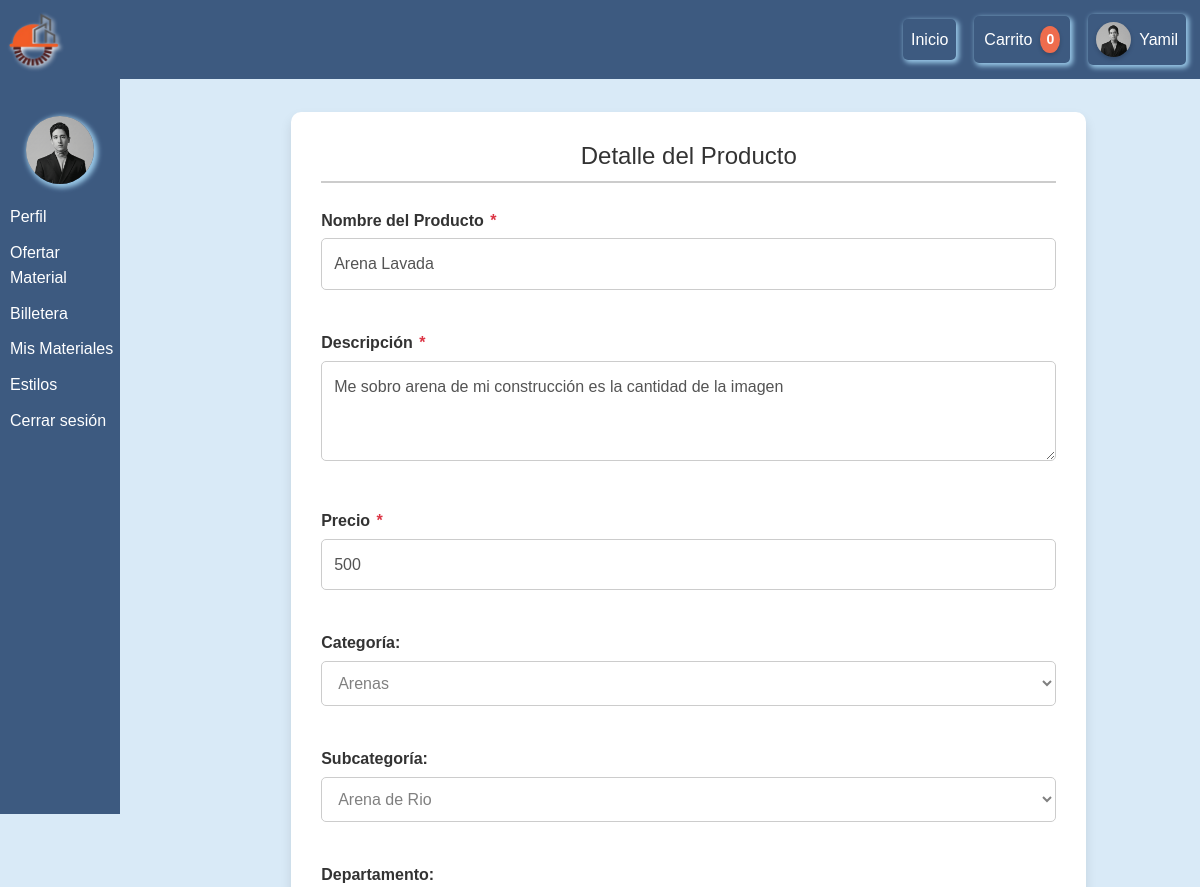
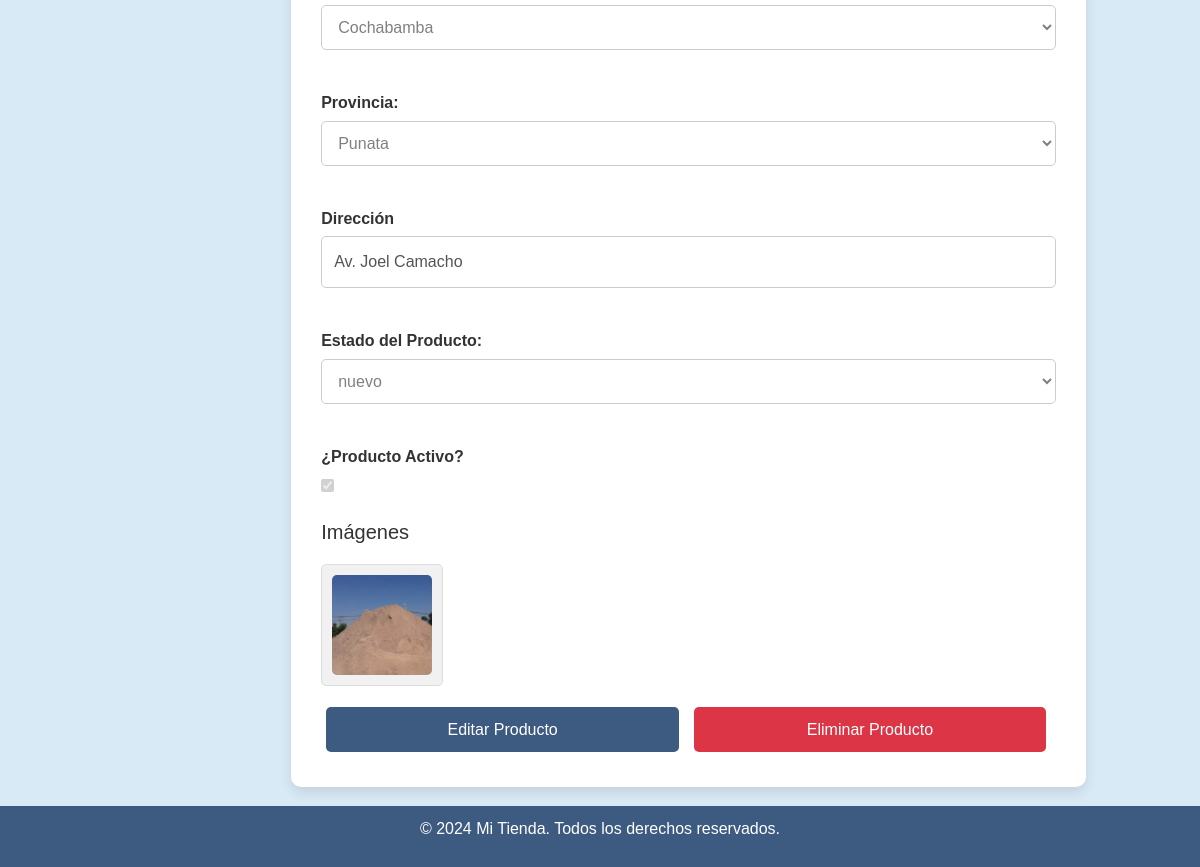
The app's page /producto/43/ (signed in) with its own data (2 pictures, top to bottom).
### sitioWeb/models.py (models this page shows, shortened)
class Usuario(models.Model):
    idUsuario = models.AutoField(primary_key=True,null= False ,blank=False)  # Identificador único del usuario
    nombre = models.CharField(max_length=100,null= False ,blank=False)  # Nombre del usuario
    contraseña = models.CharField(max_length=100,null= False ,blank=False,default='00000000')  # Contraseña del usuario
    correo = models.EmailField(unique=True,null= False ,blank=False,)  # Correo único
    celular = models.CharField(max_length=15, null=True, blank=True)  # Campo nuevo para celular
    foto = models.ImageField(upload_to='fotos/', blank=True, null=True)  # Foto de perfil
    fecha_creacion = models.DateTimeField(auto_now_add=True)  # Fecha y hora de creación
    estadoUsuario = models.BooleanField(default=True)  # Estado del usuario (habilitado o no)
    billetera = models.DecimalField(max_digits=10, decimal_places=2, default=0)  # Saldo de la billetera, por defecto 0
    class Meta:
        db_table = "Usuarios"
        verbose_name = "Usuario"
        verbose_name_plural = "Usuarios"

class Producto(models.Model):
    nombre = models.CharField(max_length=100 ,null= False ,blank=False)  # Nombre del producto
    descripcion = models.TextField(blank=True, null=True)  # Descripción del producto
    precio = models.DecimalField(max_digits=10, decimal_places=2,null= True ,blank=True)  # Precio del producto
    usuario = models.ForeignKey(Usuario, on_delete=models.CASCADE,null= True ,blank=True)  # Relación con el usuario
    subcategoria = models.ForeignKey(subCategoria, on_delete=models.CASCADE,null= True ,blank=True)  # Relación con la categoría
    provincia = models.ForeignKey(Provincia, on_delete=models.CASCADE, null=True, blank=True)  # Relación con la provincia
    estado = models.ForeignKey(EstadoDelProducto, on_delete=models.CASCADE, null=True, blank=True)  # Relación con el estado del producto
    fecha_creacion = models.DateTimeField(auto_now_add=True)  # Fecha y hora de creación del producto
    estado_producto = models.BooleanField(default=True,null=True, blank=True)  # Estado del producto (activo o inactivo)
    direccion = models.CharField(max_length=255, null=True, blank=True)  # Nueva dirección
    class Meta:
        db_table = "Productos"
        verbose_name = "Producto"
        verbose_name_plural = "Productos"

class Categoria(models.Model):
    nombre = models.CharField(max_length=100, null=False, blank=False)
    class Meta:
        db_table = "Categorias"
        verbose_name = "Categoria"
        verbose_name_plural = "Categorias"

class subCategoria(models.Model):
    nombre = models.CharField(max_length=100,null= False ,blank=False)  # Nombre de la categoría (Madera, Ladrillo, etc.)
    categoria = models.ForeignKey(Categoria, on_delete=models.CASCADE, related_name="subcategorias",null=False)
    class Meta:
        db_table = "subCategorias"
        verbose_name = "subCategoria"
        verbose_name_plural = "subCategorias"

class Departamento(models.Model):
    nombre = models.CharField(max_length=100,null= False ,blank=False)  # Nombre del departamento
    class Meta:
        db_table = "Departamentos"
        verbose_name = "Departamento"
        verbose_name_plural = "Departamentos"

class Provincia(models.Model):
    nombre = models.CharField(max_length=100)  # Nombre de la provincia
    departamento = models.ForeignKey(Departamento, on_delete=models.CASCADE, related_name='provincias')  # Relación con el departamento
    class Meta:
        db_table = "Provincias"
        verbose_name = "Provincia"
        verbose_name_plural = "Provincias"

class EstadoDelProducto(models.Model):
    estado = models.CharField(max_length=100)  # Estado del producto (nuevo, viejo, usado, seminuevo)
    class Meta:
        db_table = "EstadosDelProducto"
        verbose_name = "Estado del Producto"
        verbose_name_plural = "Estados del Producto"

class Imagenes(models.Model):
    ruta = models.ImageField(upload_to='productos/')  # Ruta o archivo de la imagen
    producto = models.ForeignKey(Producto, on_delete=models.CASCADE, related_name='imagenes',null= True ,blank=True)  # Relación con el producto
    class Meta:
        db_table = "ProductImages"
        verbose_name = "Imagen del Producto"
        verbose_name_plural = "Imágenes del Producto"

### sitioWeb/views.py (the view, shortened to what this page needs)
# urls.py: path('producto/<int:producto_id>/', detalle_producto, name='detalle_producto'),
def detalle_producto(request, producto_id):
    user_id = request.session.get('user_id')
    if not user_id:
        return redirect('login')
    user = get_object_or_404(Usuario, idUsuario=user_id)
    producto = get_object_or_404(Producto, id=producto_id)
    if producto.usuario_id != user_id:  # Asumiendo que Producto tiene un campo usuario que es una ForeignKey a Usuario
        messages.error(request, "No tienes permiso para editar este material.")
        return redirect('mis_materiales')  # Redirige a una página segura
    carritos = CarritoProducto.objects.filter(usuario=user_id,producto__estado_producto=True)
    config_logo = ConfiguracionLogo.objects.first()
    cantidad_carrito = carritos.count()
    colores_personalizados = PersonalizarColores.objects.filter(usuario_id=user_id).first()
    categorias = Categoria.objects.all()  # Traer todas las categorías
    subcategorias = subCategoria.objects.filter(categoria=producto.subcategoria.categoria)  # Subcategorías de la categoría del producto
    departamentos = Departamento.objects.all()  # Todos los departamentos
    provincias = Provincia.objects.filter(departamento=producto.provincia.departamento)  # Provincias del departamento del producto
    estados = EstadoDelProducto.objects.all()  # Todos los estados de los productos
    return render(request, 'detalle_producto.html', {
        'user': user,
        'is_profile_page': True,
        'carritos': carritos,
        'producto': producto,
        'categorias': categorias,
        'subcategorias': subcategorias,
        'departamentos': departamentos,
        'provincias': provincias,
        'estados': estados,
        'cantidad_carrito': cantidad_carrito,
        'config_logo': config_logo,
        'temitas':colores_personalizados,
        'user_id':user_id,
    })

### sitioWeb/templates/detalle_producto.html (shortened to what this page needs)
{% extends 'base.html' %}
{% load static %}
{% block contenidos %}
    <div id="detalle-producto-container">
        <h2>Detalle del Producto</h2>
        <form method="POST" enctype="multipart/form-data" id="producto-formulario">
            <div class="form-groupp">
                <label for="nombre-producto">Nombre del Producto <span class="text-rojo">*</span></label>
                <input class="form-controll" type="text" maxlength="20" id="nombre-producto" name="nombre" value="{{ producto.nombre }}" required disabled
                pattern="^(?!.*([a-zA-Z])\1{3})(?=(.*[a-zA-Z]){3,})(?=.*[0-9]?)[a-zA-Z0-9\s]*$"
                title="Debes incluir al menos 3 letras y un máximo de 6 números (opcional)."
                onkeypress="return /^[a-zA-Z0-9\s]*$/.test(event.key)"
                oninput="this.value = this.value.replace(/[^a-zA-Z0-9\s]/g, '');
                        const numberCount = (this.value.match(/[0-9]/g) || []).length;
                        if (numberCount > 10) {
                            // Encuentra el índice del decimo número....
                            const seventhNumberIndex = this.value.indexOf('11', 10);
                            // bloquea los numeros si hay mas de 10
                            this.value = this.value.slice(0, seventhNumberIndex);
                        }" />
            </div>
            <div class="form-groupp">
                <label for="descripcion-producto">Descripción <span class="text-rojo">*</span></label>
                <textarea class="form-controll" id="descripcion-producto" name="descripcion" required disabled placeholder="Añade una descripción..."
                pattern="^(?!.*([a-zA-Z])\1{4})(?=.*[a-zA-Z].{14,}).*$"
                onkeypress="return /^[a-zA-Z0-9\s/:?&.=]/i.test(event.key)"
                rows="2" minlength="15" maxlength="250">{{ producto.descripcion }}</textarea>
            </div>
            <div class="form-groupp">
                <label for="precio-producto">Precio <span class="text-rojo">*</span></label>
                <input class="form-controll" type="number" step="0.01" id="precio-producto" name="precio" value="{{ producto.precio|floatformat:0 }}"
                       required disabled min="1" placeholder="Precio Total (Bs)"
                       onkeypress="return (event.charCode >= 48 && event.charCode <= 57)"
                       oninput="this.value = this.value.slice(0, 6)">
            </div>
            <label for="categoria-producto">Categoría:</label>
            <select id="categoria-producto" name="categoria" disabled>
                {% for categoria in categorias %}
                    <option value="{{ categoria.id }}" {% if producto.subcategoria.categoria.id == categoria.id %}selected{% endif %}>
                        {{ categoria.nombre }}
                    </option>
                {% endfor %}
            </select>
            <label for="subcategoria-producto">Subcategoría:</label>
            <select id="subcategoria-producto" name="subcategoria" disabled>
                {% for subcategoria in subcategorias %}
                    {% if subcategoria.categoria.id == producto.subcategoria.categoria.id %}
                        <option value="{{ subcategoria.id }}" {% if producto.subcategoria.id == subcategoria.id %}selected{% endif %}>
                            {{ subcategoria.nombre }}
                        </option>
                    {% endif %}
                {% endfor %}
            </select>
            <label for="departamento-producto">Departamento:</label>
            <select id="departamento-producto" name="departamento" disabled>
                {% for departamento in departamentos %}
                    <option value="{{ departamento.id }}" {% if producto.provincia.departamento.id == departamento.id %}selected{% endif %}>
                        {{ departamento.nombre }}
                    </option>
                {% endfor %}
            </select>
            <label for="provincia-producto">Provincia:</label>
            <select id="provincia-producto" name="provincia" disabled>
                {% for provincia in provincias %}
                    {% if provincia.departamento.id == producto.provincia.departamento.id %}
                        <option value="{{ provincia.id }}" {% if producto.provincia.id == provincia.id %}selected{% endif %}>
                            {{ provincia.nombre }}
                        </option>
                    {% endif %}
                {% endfor %}
            </select>
            <div class="form-groupp">
                <label for="direccion-producto">Dirección</label>
                <input class="form-controll" type="text" required id="direccion-producto" name="direccion"
                    value="{{ producto.direccion }}" disabled placeholder="Ingresa la dirección"
                    maxlength="100"
                    pattern="^(?!.*([a-zA-Z])\1{3})(?=.*[a-zA-Z].{14,}).*$"
                    title="Debe incluir al menos 15 letras y un máximo de 15 dígitos seguidos (se permiten más números si hay un símbolo válido después de 15 dígitos)."
                    onkeypress="return /^[a-zA-Z0-9\s/:?&.=]/i.test(event.key)"
                    oninput="this.value = this.value.replace(/[^a-zA-Z0-9\s/:?&.=]/g, '');
                                const AnumberCount = (this.value.match(/[0-9]/g) || []).length;
                                this.value = this.value.replace(/(?:[0-9]*?)([0-9]{15})[0-9]*/, '$1');
                                if (AnumberCount > 20) {
                                    this.value = this.value.replace(/(\d{20})(.*)/, '$1');
                                }" />
            </div>
            <label for="estado-producto">Estado del Producto:</label>
            <select id="estado-producto" name="estado" disabled>
                {% for estado in estados %}
                    <option value="{{ estado.id }}" {% if producto.estado.id == estado.id %}selected{% endif %}>
                        {{ estado.estado }}
                    </option>
                {% endfor %}
            </select>
            <label for="estado-producto-activo">¿Producto Activo?</label>
            <input type="checkbox" id="estado-producto-activo" title="Si lo desactivas tu publicación no se mostrara" name="estado_producto" {% if producto.estado_producto %}checked{% endif %} disabled>
            <div id="imagenes-producto">
                <div id="imagenes-titulo">
                    <h3>Imágenes</h3>
                </div>
                <ul>
                    {% for imagen in producto.imagenes.all %}
                        <li>
                            <img src="{{ imagen.ruta.url }}" alt="Imagen de {{ producto.nombre }}" width="100">
                        </li>
                    {% endfor %}
                </ul>
            </div>
        </form>
        <div id="producto-formulario-buttons">
            <button id="editar-producto">Editar Producto</button>
            <button id="eliminar-producto" data-url="{% url 'eliminar_producto' producto.id %}">Eliminar Producto</button>
        </div>
    </div>
    {% include 'barraPerfil.html' %}
{% endblock %}

### sitioWeb/templates/barraNavegacion.html (shortened to what this page needs)
{% load static %}
<nav class="navbar">
    <div class="logo">
        <a href="{% url 'base' %}">
            {% if config_logo and config_logo.logo %}
                <img src="{{ config_logo.logo.url }}" alt="Logo" class="logo-img">
            {% else %}
                <img src="{% static 'LogoIS_Oficial.png' %}" alt="Logo" class="logo-img">
            {% endif %}
        </a>
    </div>
    <div class="nav-links" id="navLinks">
        <a href="{% url 'base' %}" class="nav-link">Inicio</a>
         <div class="dropdown">
            <button class="dropbtn">Carrito <span id="carrito-contador">{{ cantidad_carrito }}</span></button>
        </div>
                {% if request.session.user_id %}
                <a href="{% url 'perfil' %}" class="nav-link">
                    {% if user.foto %}
                        <img src="{{ user.foto.url }}" alt="Foto de perfil" class="profile-img">
                    {% else %}
                        <img src="{% static 'default-profile.png' %}" alt="Foto de perfil" class="profile-img">
                    {% endif %}
                    {{ user.nombre }}
                </a>
                {% else %}
                    <a href="#" class="nav-link" id="loginBtn">
                        <img src="{% static 'default-profile.png' %}" alt="Perfil" class="profile-img">
                        Iniciar Sesión
                    </a>
                {% endif %}
    </div>
</nav>

### sitioWeb/templates/barraPerfil.html (shortened to what this page needs)
{% load static %}
<link rel="stylesheet" href="{% static 'personalizar.css' %}">
<div class="menu-perfil">
    <img id="previewed" src="{% if user.foto %}{{ user.foto.url }}{% else %}/static/default-profile.png{% endif %}" alt="Foto de Perfil">
    <ul class="lista-perfil">
        <li><a href="{% url 'perfil' %}">Perfil</a></li>
        <li><a href="{% url 'ofertar' %}" class="ofertarMa"> Ofertar Material</a></li>
        <li><a href="{% url 'billetera' %}">Billetera</a></li>
        <li><a href="{% url 'mis_materiales' %}">Mis Materiales</a></li>
        <li><a href="#" id="openVentanaEstilos">Estilos</a></li>
        <li><a href="{% url 'logout' %}" id= "cerrarSesionPerfil" class="logoutS">Cerrar sesión</a></li>
    </ul>
</div>

### records on screen
Usuario: foto (picture), nombre "Yamil"
Producto: nombre "Arena Lavada", descripcion "Me sobro arena de mi construcción es la cantidad de la imagen", precio "500", categoria "Arenas", subcategoria "Arena de Rio", departamento "Cochabamba", provincia "Punata", direccion "Av. Joel Camacho", estado "nuevo", estado_producto "☑"
Imagenes: ruta (picture)

### other values on screen
{{ cantidad_carrito }} "0"
